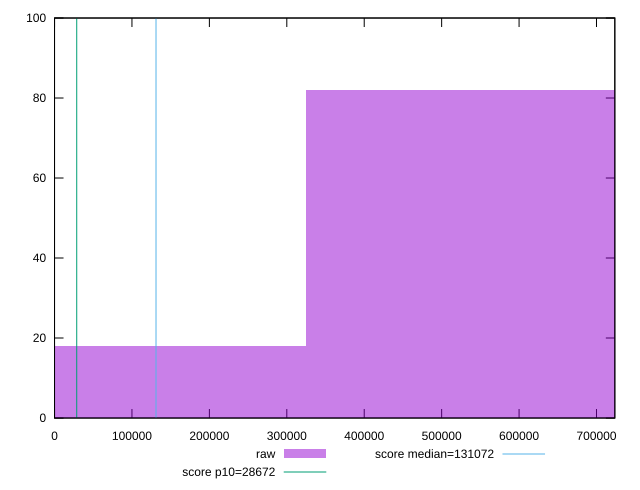

Recreate this plot in gnuplot.
reset

$raw <<EOF
650370.4064477874 82
0 18
EOF

set key outside below
set boxwidth 650370.4064477874
set xrange [0:723669.7557833333]
set yrange [0:100]
set trange [0:100]
set style fill transparent solid 0.5 noborder

set parametric
set terminal svg size 640, 490 enhanced background rgb 'white'
set output "report/report_00029_2021-02-24T13-36-40.390Z/uses-long-cache-ttl/samples/agenda/raw/histogram.svg"

plot $raw title "raw" with boxes, \
     28672,t title "score p10=28672", \
     131072,t title "score median=131072"

reset
